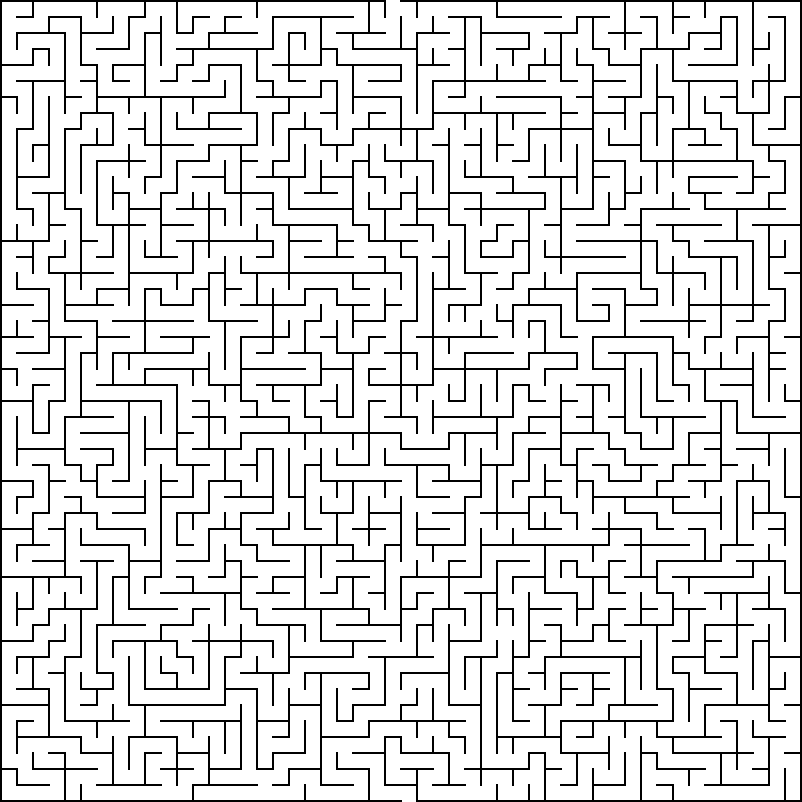
#> input picture mazes/example3.png, 802 x 802 px, found by its file name
$ python bf.py
#> lines starting #> are read from the running program, lines starting #| are printed output that depends on the picture; after the words box and inside, x2 and y2 are one past the last pixel; in counts of white or black regions, pixels touching at a corner belong together
import cv2
import numpy as np
from collections import deque
import matplotlib.pyplot as plt

## Image Test
imgPath = r"C:\Users\admin\Documents\www\RaulieMaze\mazes\example3.png"


def loadMaze(path):
    img2 = cv2.imread(path, cv2.IMREAD_GRAYSCALE)
#> img2: shape (802, 802); 87.1% white; black in thin lines or dots
    if img2 is None:
        print(f"Error: Could not load image at {path}")
        return None
    # Apply Gaussian blur to reduce noise before thresholding
    blurred = cv2.GaussianBlur(img2, (5, 5), 0) # Kernel size 5x5, sigmaX 0 (auto)
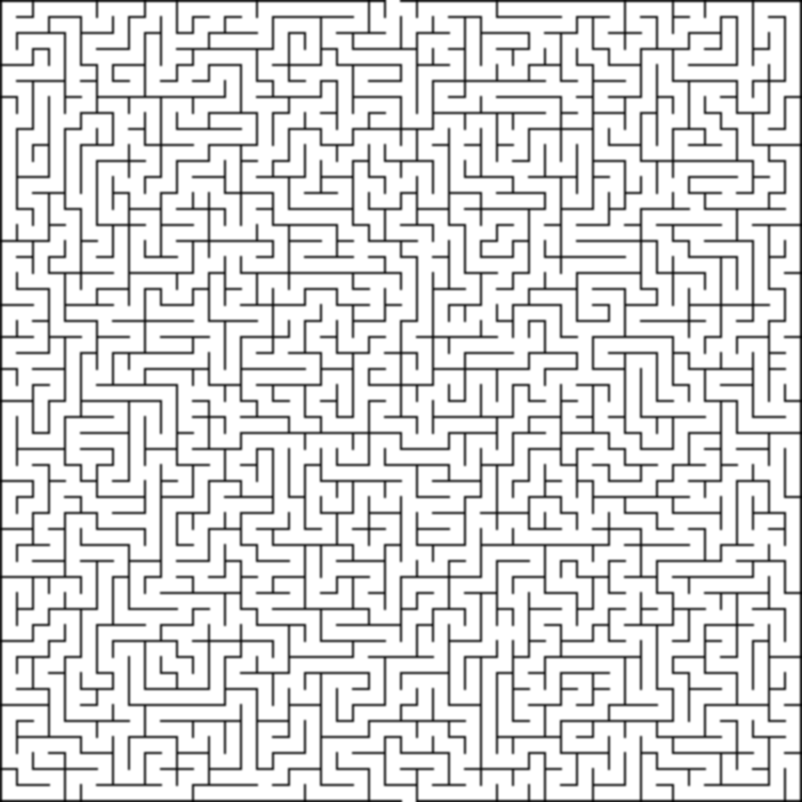
#> blurred: shape (802, 802); min 4, max 255, mean 222.1
    # Use Otsu's thresholding for automatic threshold determination
    _, binary = cv2.threshold(blurred, 0, 255, cv2.THRESH_BINARY + cv2.THRESH_OTSU)
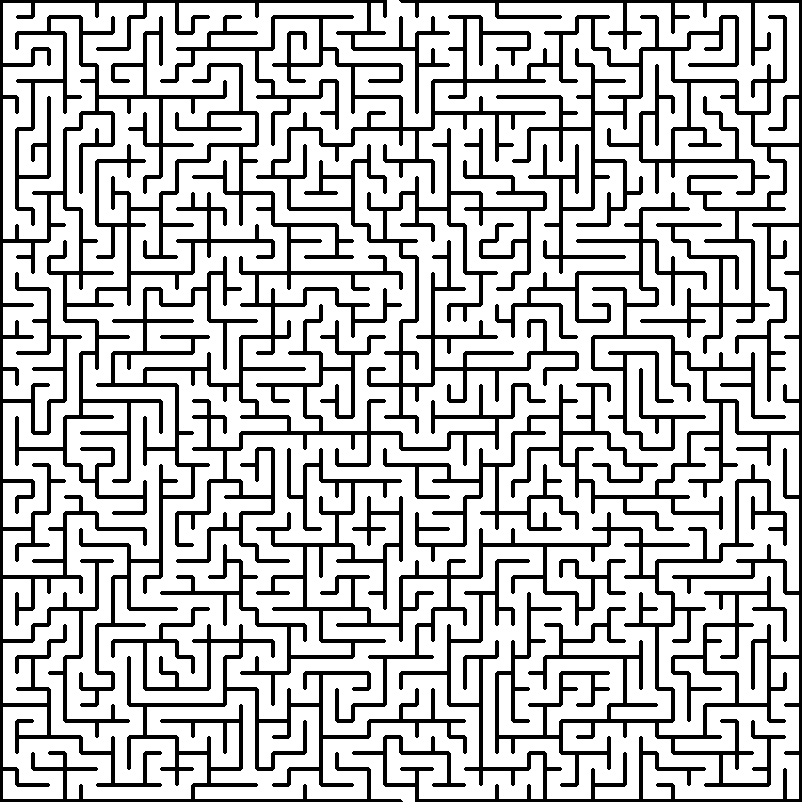
#> binary: shape (802, 802); 75.5% white; 2 black regions, box (x1, y1, x2, y2) and area: (160, 0, 802, 802) 92996, (0, 0, 546, 802) 64712
    return binary

def image2Grid(binary, invert=False):
    # Define a kernel for morphological operations
#> called with invert = True
    kernel = np.ones((3,3), np.uint8) # 3x3 square kernel

    # Apply morphological operations to clean up the binary image
    # Erosion followed by Dilation (Opening) can remove small objects/noise
    # Dilation followed by Erosion (Closing) can fill small holes/gaps
    # We'll try a combination that generally works well for mazes:
    # First, a small erosion to remove noise, then dilation to connect paths
    eroded = cv2.erode(binary, kernel, iterations=1)
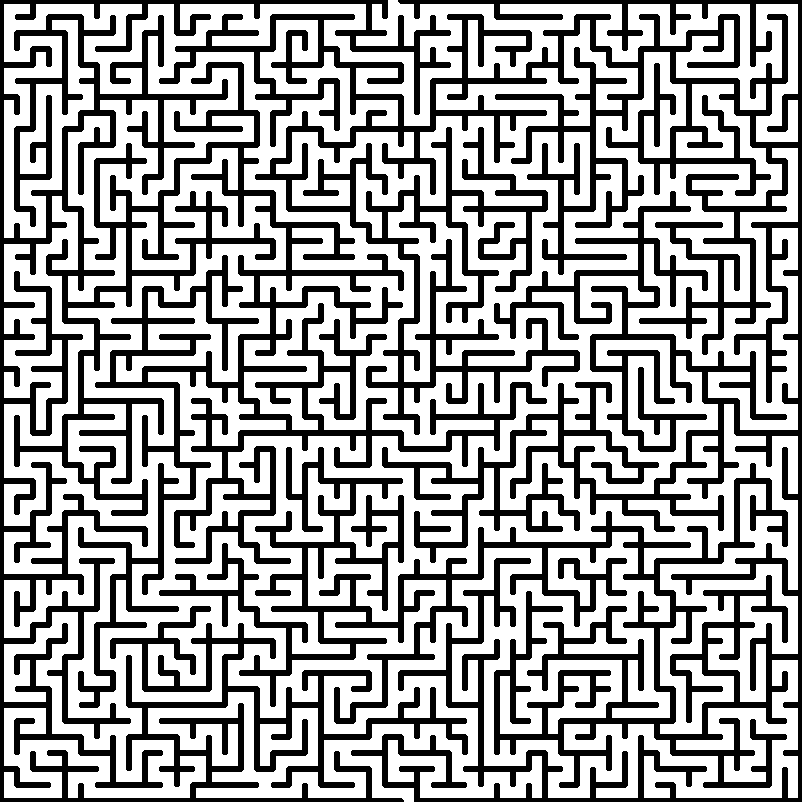
#> eroded: shape (802, 802); 63.2% white; 2 black regions, box (x1, y1, x2, y2) and area: (159, 0, 802, 802) 139602, (0, 0, 547, 802) 96892
    dilated = cv2.dilate(eroded, kernel, iterations=1)

    # Now convert the cleaned binary image to the grid
    if invert:
        grid = (dilated == 0).astype(np.uint8)
    else:
        grid = (dilated == 255).astype(np.uint8)

    # Print a small portion of the grid for debugging
    print("Sample of maze grid (top-left 5x5):")
    print(grid[:5, :5])
#| [[1 1 1 1 1]
#|  [1 1 1 1 1]
#|  [1 1 1 1 1]
#|  [1 1 1 0 0]
#|  [1 1 1 0 0]]
    return grid

def solveDisplay(imagePath):
    binary = loadMaze(imagePath)
    #print(binary)
    print(image2Grid(binary))
    return binary

# plt.imshow(cv2.cvtColor(solveDisplay(imgPath), cv2.COLOR_BGR2RGB))
# plt.show()

def bfs(grid, start, end):
    rows, cols = grid.shape
    queue = deque([(start, [start])])  # (current_position, path_to_current_position)
    visited = set([start])

    while queue:
        (r, c), path = queue.popleft()

        if (r, c) == end:
            return path

        # Define possible movements (up, down, left, right)
        for dr, dc in [(0, 1), (0, -1), (1, 0), (-1, 0)]:
            nr, nc = r + dr, c + dc

            # Check if the new position is within bounds and is a valid path (0 for path, 1 for wall)
            if 0 <= nr < rows and 0 <= nc < cols and grid[nr, nc] == 0 and (nr, nc) not in visited:
                visited.add((nr, nc))
                queue.append(((nr, nc), path + [(nr, nc)]))
    return None  # No path found

if __name__ == "__main__":
    maze_binary = loadMaze(imgPath)

    # Visualize the binary image
    plt.imshow(maze_binary, cmap='gray')
    plt.title("Binary Maze Image (after thresholding)")
    plt.axis('off') # Turn off axes
    save_path_binary = "binary_maze.png"
    print(f"Saving binary maze image to: {save_path_binary}")
    plt.savefig(save_path_binary)
    # plt.show() # Commented out to prevent display

    maze_grid = image2Grid(maze_binary, invert=True)

    # Define start and end points (adjust based on your maze image)
    # Assuming start is top-left (0,0) and end is bottom-right
    start_point = (0, 0)
    end_point = (maze_grid.shape[0] - 1, maze_grid.shape[1] - 1)
#> end_point = (801, 801)

    print(f"Solving maze from {start_point} to {end_point}...")
#> (printed output is left out)

    # Visualize the maze grid
    plt.imshow(maze_grid, cmap='gray')
    plt.title("Maze Grid")
    plt.show()
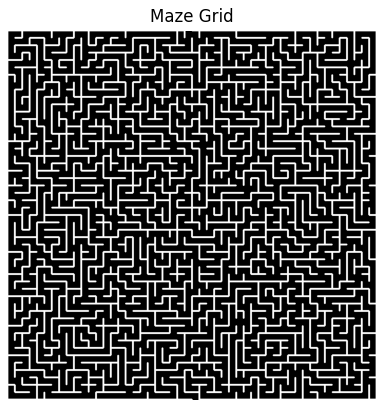
#> figure drawn by matplotlib, 1 panel

    path = bfs(maze_grid, start_point, end_point)

    if path:
        print("Path found! Length:", len(path))
        # Create a color version of the maze to draw the path
        maze_display = cv2.cvtColor(maze_binary, cv2.COLOR_GRAY2BGR)

        # Draw the path in orange (BGR: 0, 165, 255)
        for i in range(len(path) - 1):
            pt1 = (path[i][1], path[i][0]) # (col, row) for OpenCV
            pt2 = (path[i+1][1], path[i+1][0])
            cv2.line(maze_display, pt1, pt2, (0, 165, 255), 2) # Thickness 2

        plt.imshow(cv2.cvtColor(maze_display, cv2.COLOR_BGR2RGB))
        plt.title("Maze with BFS Path")
        plt.axis('off') # Turn off axes
        save_path_solved = "solved_maze.png"
        print(f"Saving solved maze image to: {save_path_solved}")
        plt.savefig(save_path_solved)
        # plt.show() # Commented out to prevent display
    else:
        print("No path found.")

$ run again, with mazes/example1.jpg saved as mazes/example3.png
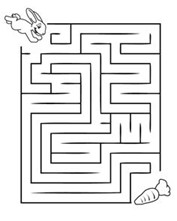
#> input picture mazes/example1.jpg, 177 x 221 px, found by its file name
#> in loadMaze, img2 is the input picture: shape (221, 177); min 2, max 255, mean 231.3
#> in loadMaze, `_, binary = cv2.threshold(blurred, 0, 255, cv2.THRESH_BINARY + cv2.THR..`:
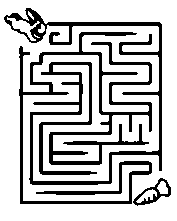
#> binary: shape (221, 177); 76.8% white; 3 black regions, box (x1, y1, x2, y2) and area: (19, 32, 152, 204) 4584, (4, 8, 162, 185) 4202, (133, 178, 171, 206) 297
#> eroded: shape (221, 177); 61.9% white; 2 black regions, box (x1, y1, x2, y2) and area: (18, 31, 172, 207) 8072, (3, 7, 163, 186) 6832
#> dilated: shape (221, 177); 76.5% white; 2 black regions, box (x1, y1, x2, y2) and area: (19, 32, 171, 206) 4908, (4, 8, 162, 185) 4278
#| [[0 0 0 0 0]
#|  [0 0 0 0 0]
#|  [0 0 0 0 0]
#|  [0 0 0 0 0]
#|  [0 0 0 0 0]]
#> (printed output is left out)
#> path = 397 pairs, first value 0 to 220, second value 0 to 176
#| Path found! Length: 397
#> the loop `for i in range(len(path) - 1):` made 396 passes
#> (pt1, pt2) on passes 1 to 3: ((0, 0), (1, 0)), ((1, 0), (2, 0)), ((2, 0), (3, 0))
#> after the loop `for i in range(len(path) - 1):`:
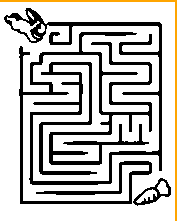
#> maze_display: shape (221, 177, 3); mean B, G, R 190.6, 194, 195.8
